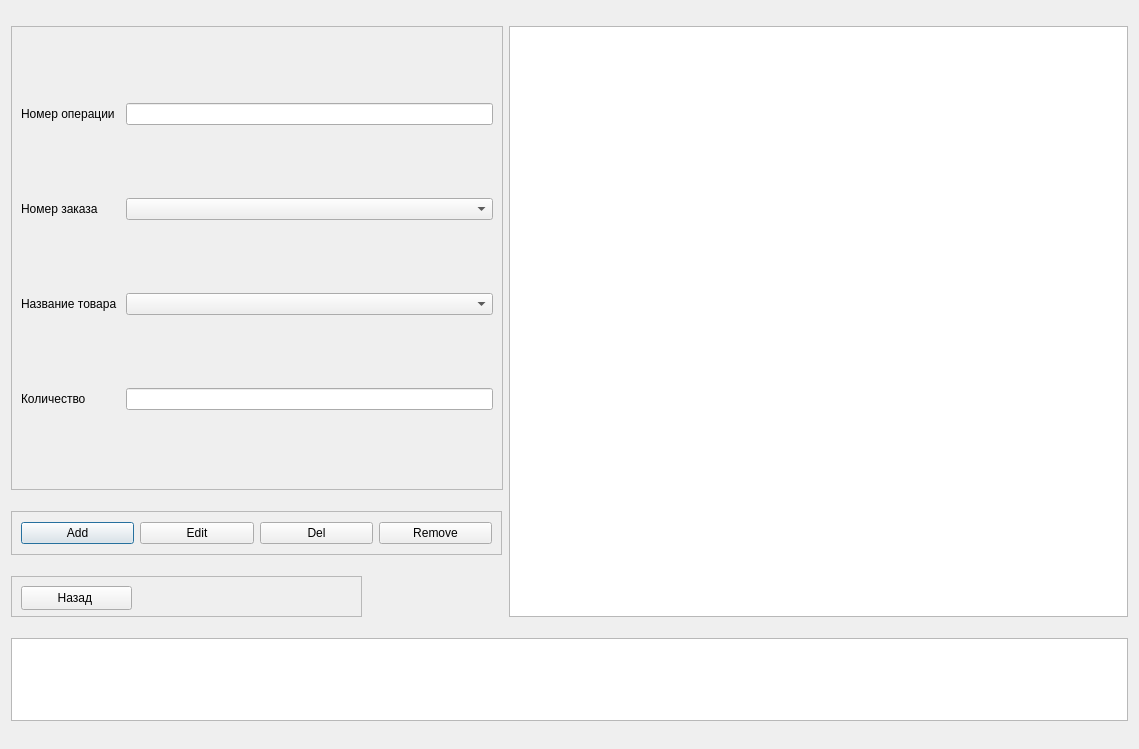
<?xml version="1.0" encoding="UTF-8"?>
<ui version="4.0">
 <class>order_product</class>
 <widget class="QDialog" name="order_product">
  <property name="geometry">
   <rect>
    <x>0</x>
    <y>0</y>
    <width>1139</width>
    <height>749</height>
   </rect>
  </property>
  <property name="windowTitle">
   <string>Dialog</string>
  </property>
  <layout class="QGridLayout" name="gridLayout_2">
   <item row="0" column="0">
    <widget class="QFrame" name="frame">
     <property name="minimumSize">
      <size>
       <width>335</width>
       <height>326</height>
      </size>
     </property>
     <property name="maximumSize">
      <size>
       <width>492</width>
       <height>464</height>
      </size>
     </property>
     <property name="frameShape">
      <enum>QFrame::StyledPanel</enum>
     </property>
     <property name="frameShadow">
      <enum>QFrame::Raised</enum>
     </property>
     <layout class="QGridLayout" name="gridLayout">
      <item row="0" column="0">
       <widget class="QLabel" name="lbID_2">
        <property name="text">
         <string>Номер операции</string>
        </property>
       </widget>
      </item>
      <item row="0" column="1">
       <widget class="QLineEdit" name="leID"/>
      </item>
      <item row="1" column="0">
       <widget class="QLabel" name="lbName_2">
        <property name="text">
         <string>Номер заказа</string>
        </property>
       </widget>
      </item>
      <item row="1" column="1">
       <widget class="QComboBox" name="cbID_order"/>
      </item>
      <item row="2" column="0">
       <widget class="QLabel" name="lbINN_2">
        <property name="text">
         <string>Название товара </string>
        </property>
       </widget>
      </item>
      <item row="2" column="1">
       <widget class="QComboBox" name="cbID_product"/>
      </item>
      <item row="3" column="0">
       <widget class="QLabel" name="lbINN_3">
        <property name="text">
         <string>Количество</string>
        </property>
       </widget>
      </item>
      <item row="3" column="1">
       <widget class="QLineEdit" name="leQuantity"/>
      </item>
     </layout>
    </widget>
   </item>
   <item row="1" column="0">
    <widget class="QFrame" name="frame_3">
     <property name="maximumSize">
      <size>
       <width>491</width>
       <height>44</height>
      </size>
     </property>
     <property name="frameShape">
      <enum>QFrame::StyledPanel</enum>
     </property>
     <property name="frameShadow">
      <enum>QFrame::Raised</enum>
     </property>
     <layout class="QHBoxLayout" name="horizontalLayout">
      <item>
       <widget class="QPushButton" name="btnAdd_2">
        <property name="text">
         <string>Add</string>
        </property>
       </widget>
      </item>
      <item>
       <widget class="QPushButton" name="btnEdit_2">
        <property name="text">
         <string>Edit</string>
        </property>
       </widget>
      </item>
      <item>
       <widget class="QPushButton" name="btnDel_2">
        <property name="text">
         <string>Del</string>
        </property>
       </widget>
      </item>
      <item>
       <widget class="QPushButton" name="btnRemove_2">
        <property name="text">
         <string>Remove</string>
        </property>
       </widget>
      </item>
     </layout>
    </widget>
   </item>
   <item row="2" column="0">
    <widget class="QFrame" name="frame_4">
     <property name="minimumSize">
      <size>
       <width>351</width>
       <height>41</height>
      </size>
     </property>
     <property name="maximumSize">
      <size>
       <width>351</width>
       <height>41</height>
      </size>
     </property>
     <property name="frameShape">
      <enum>QFrame::StyledPanel</enum>
     </property>
     <property name="frameShadow">
      <enum>QFrame::Raised</enum>
     </property>
     <widget class="QPushButton" name="btnBack">
      <property name="geometry">
       <rect>
        <x>10</x>
        <y>10</y>
        <width>111</width>
        <height>24</height>
       </rect>
      </property>
      <property name="text">
       <string>Назад </string>
      </property>
     </widget>
    </widget>
   </item>
   <item row="3" column="0" colspan="2">
    <widget class="QTextEdit" name="teResult">
     <property name="sizePolicy">
      <sizepolicy hsizetype="Minimum" vsizetype="Expanding">
       <horstretch>0</horstretch>
       <verstretch>0</verstretch>
      </sizepolicy>
     </property>
     <property name="maximumSize">
      <size>
       <width>16777215</width>
       <height>83</height>
      </size>
     </property>
     <property name="readOnly">
      <bool>true</bool>
     </property>
    </widget>
   </item>
   <item row="0" column="1" rowspan="3">
    <widget class="QTableWidget" name="twOrg">
     <property name="minimumSize">
      <size>
       <width>561</width>
       <height>561</height>
      </size>
     </property>
    </widget>
   </item>
  </layout>
 </widget>
 <resources/>
 <connections/>
</ui>
